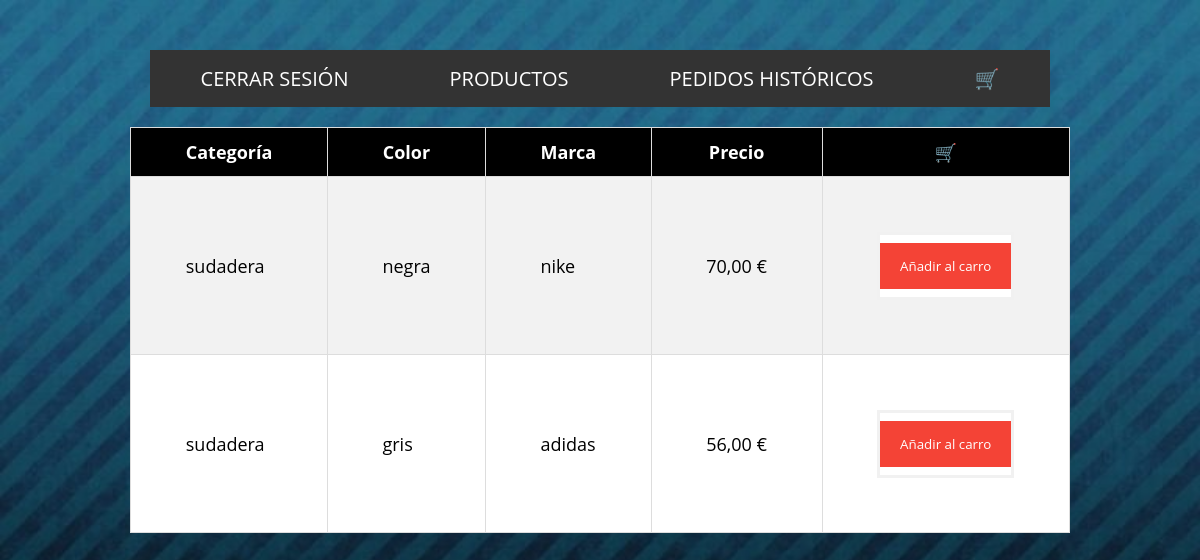
Screenshot of /SystemCare_inv/mostrar_sudaderas.php (signed in) with the database file from the repository.
### tables this page shows
CREATE TABLE `productos` (
  `id` int(11) NOT NULL,
  `stock` int(11) NOT NULL,
  `categoria` varchar(255) NOT NULL,
  `color` varchar(255) NOT NULL,
  `marca` varchar(255) NOT NULL,
  `precio` float NOT NULL
);

### SystemCare_inv/mostrar_sudaderas.php (the view, shortened to what this page needs)
<!DOCTYPE html>
<html lang="es">
<head>
    <link rel="stylesheet" href="css/style.css">
</head>
<body id="fondo">
<?php include_once('header.php');?>
<?php
    $servername = "localhost";
    $username = "root";
    $password = "";
    $dbname = "SystemCare_inv";
    $conn = mysqli_connect($servername, $username, $password, $dbname);
    $sql = "SELECT id, categoria, color, marca, precio FROM productos WHERE categoria=?";
    $stmt = mysqli_prepare($conn, $sql);
    $categoria = 'sudadera';
    mysqli_stmt_bind_param($stmt, "s", $categoria);
    mysqli_stmt_execute($stmt);
    $resultado = mysqli_stmt_get_result($stmt);
	echo "<table id='categorias'>";
	echo "<tr><th>Categoría</th><th>Color</th><th>Marca</th><th>Precio</th><th>🛒</th></tr>";
	while ($fila = mysqli_fetch_assoc($resultado)) {
    $precio = number_format($fila["precio"], 2, ',', '') . " €";
    echo "<tr><td>" . $fila["categoria"] . "</td><td>" . $fila["color"] . "</td><td>" . $fila["marca"] . "</td><td>" . $precio . "</td><td><form action='carro.php' method='POST'><input type='hidden' name='id' value='" . $fila["id"] . "'><input type='hidden' name='categoria' value='" . $fila["categoria"] . "'><input type='hidden' name='color' value='" . $fila["color"] . "'><input type='hidden' name='marca' value='" . $fila["marca"] . "'><input type='hidden' name='precio' value='" . $fila["precio"] . "'><button type='submit'>Añadir al carro</button></form></td></tr>";
	}
	echo "</table>";
?>
</body>
</html>

### SystemCare_inv/css/style.css (style rules this page uses)
form { border: 3px solid #f1f1f1; background-color: white; }
button { background-color: #f44336; color: white; padding: 14px 20px; margin: 8px 0; border: none; cursor: pointer; width: 100%; }
form { margin: 10 25%; }
* { margin: 0; padding: 0; box-sizing: border-box; font-family: 'Open Sans'; }
body { background-image: url(../img/fondo.png); background-size: cover; border-collapse: collapse; width: 100%; font-size: 18px; color: black; }
#fondo { background-image: url(../img/fondo.png); background-size: cover; border-collapse: collapse; width: 100%; font-size: 18px; color: white; }
#categorias { font-family: Arial, Helvetica, sans-serif; border-collapse: collapse; list-style: none; display: flex; justify-content: space-around; margin: 20px; }
#categorias td, #categorias th { border: 1px solid #ddd; padding: 54.5px; }
#categorias tr { color: black; background-color: white; }
#categorias tr:nth-child(even) { background-color: #f2f2f2; }
#categorias th { padding-top: 12px; padding-bottom: 12px; text-align: left; background-color: black; color: white; text-align: center; }
* { box-sizing: border-box; }

### rows the page displays
productos: categoria "sudadera", color "negra", marca "nike", precio "70,00 €"
productos: categoria "sudadera", color "gris", marca "adidas", precio "56,00 €"
